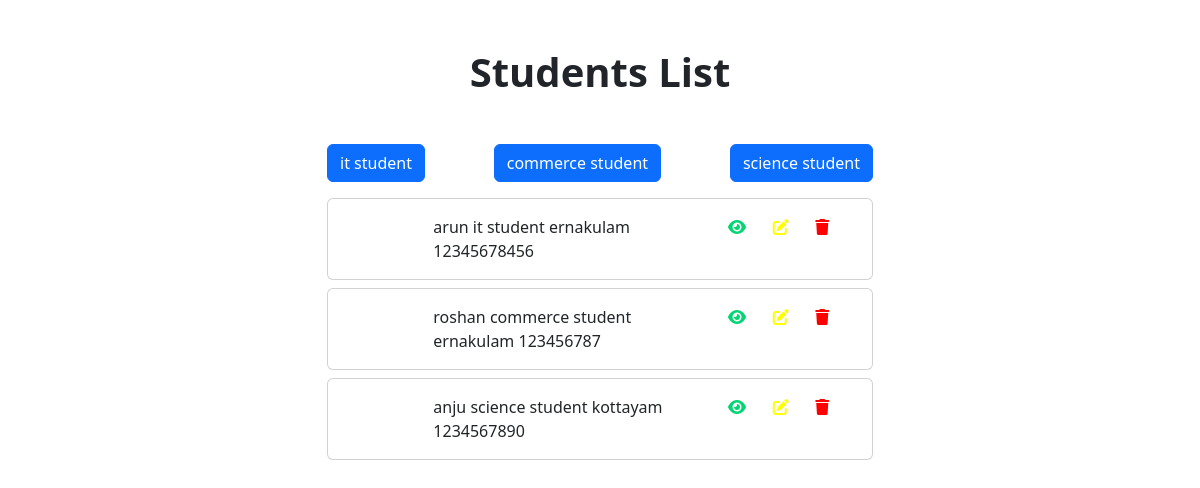
The page /student/list/ on the database its author committed.
### myapp/models.py (models this page shows, shortened)
class Category(models.Model):
    category_name = models.CharField(max_length=200)
    created_date = models.DateTimeField(auto_now_add=True)
    updated_date = models.DateTimeField(auto_now=True)
    is_active = models.BooleanField(default=True)
    def __str__(self):
        return self.category_name

class Student(models.Model):
    student_name = models.CharField(max_length=200)
    category_obj=models.ForeignKey(Category,on_delete=models.CASCADE)
    place = models.CharField(max_length=200)
    mobile_number= models.PositiveIntegerField()

### myapp/views.py (the view)
# urls.py: path("student/list/",views.StudentListView.as_view(), name="student-list"),
class StudentListView(View):
    def get(self, request, *args, **kwargs):
        qs=Student.objects.all()
        cator=Category.objects.all()
        cat=request.GET.get("category")
        print(cat)
        if cat:
            qs=qs.filter(category_obj__category_name=cat)
        return render(request,"student_list.html",{"data":qs,"cat":cator})

### myapp/templates/student_list.html (shortened to what this page needs)
<!DOCTYPE html>
<html lang="en">
<head>
    <link href="https://cdn.jsdelivr.net/npm/bootstrap@5.3.2/dist/css/bootstrap.min.css" rel="stylesheet">
    <link rel="stylesheet" href="https://cdnjs.cloudflare.com/ajax/libs/font-awesome/6.5.1/css/all.min.css" />
</head>
<body>
    <h1 class="text-center fw-bolder mt-5">Students List</h1>
    <div class="container">
        <div class="row mt-5">
            <div class="col-3"></div>
            <div class="col-6">
                <div class="d-flex justify-content-between" >
                    {%for c in cat %}
                    <p><a href="{%url 'student-list'%}?category={{c.category_name}}"><button type="button" class="btn btn-primary">{{c.category_name}}</button>
                    </a></p>
                    {%endfor%}
                </div>
               {%for t in data%}
               <div class="card mb-2">
                <div class="card-body">
                   <div class="row">
                    <div class="col-2"></div>
                    <div class="col-6 d-flex justify-content-evenly">
                        {{t.student_name}}
                        {{t.category_obj}}
                        {{t.place}}
                        {{t.mobile_number}}
                    </div>
                    <div class="col-4 d-flex justify-content-evenly">
                            <a href="{%url 'student-detail' t.id%}"><i class="fa-solid fa-eye" style='color: rgb(3, 213, 115)'></i></a>
                            <a href="{%url 'student-update' t.id%}"><i class="fa-solid fa-pen-to-square fa-1x" style='color: yellow'></i></a>
                            <a href="{%url 'student-delete' t.id%}"><i class="fa-solid fa-trash fa-1x" style='color:red'></i></a>
                    </div>
                   </div>
                </div>
              </div>
               {%endfor%}
            </div>
            <div class="col-3"></div>
        </div>
    </div>
</body>
</html>

### rows shown on the page
Category: category_name "it student"
Category: category_name "commerce student"
Category: category_name "science student"
Student: student_name "arun", category_obj "it student", place "ernakulam", mobile_number "12345678456"
Student: student_name "roshan", category_obj "commerce student", place "ernakulam", mobile_number "123456787"
Student: student_name "anju", category_obj "science student", place "kottayam", mobile_number "1234567890"
